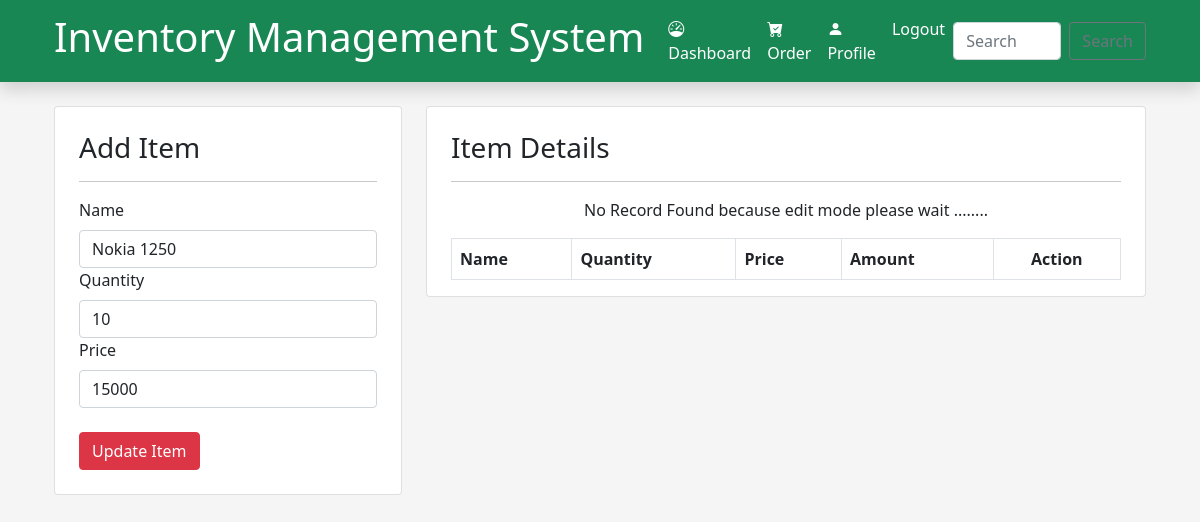
/u_product/1 (signed in), run on the app's committed database.
### orderappp/models.py (models this page shows)
class product(models.Model):
    name=models.CharField(max_length=255)
    quantity=models.IntegerField()
    price=models.IntegerField()
    amount=models.IntegerField(null=True)

### orderappp/views.py (the view)
# urls.py: path("u_product/<int:id>", signview.edit_product, name="edit_product"),
@login_required()
def edit_product(request, id):
    prd = product.objects.filter(id = id)
    return render(request,'edit-order.html',{'ep':prd})

### templates/edit-order.html (shortened to what this page needs)
{% include 'header.html' %}
<!doctype html>
<html lang="en">
  <head>
    <link href="https://cdn.jsdelivr.net/npm/bootstrap@5.1.3/dist/css/bootstrap.min.css" rel="stylesheet">
  </head>
  <body>
  {% block content %}
{% if ep %}
{% for p in ep %}
<div class="container">
   <div class="row">
       <div class="col-sm-4"><br>
           <div class="card">
               <div class="container"><br>
                   <h3>Add Item</h3><hr>
                   <form method="POST" action="{% url 'update_product' p.id %}">
                       <div class="form-group">
                           <label class="form-label">Name</label>
                           <input type='text' class="form-control" name='uname' value="{{ p.name }}">
                       </div>
                       <div class="form-group">
                           <label class="form-label">Quantity</label>
                           <input type='number' class="form-control" name='uquantity' value="{{ p.quantity }}">
                       </div>
                       <div class="form-group">
                           <label class="form-label">Price</label>
                           <input type='number' class="form-control" name='uprice' value="{{ p.price }}">
                       </div><br>
                       <input type="submit" class="btn btn-danger" value="Update Item">
                   </form><br>
               </div>
           </div>
       </div>
       <div class="col-sm-8"><br>
           <div class="card">
               <div class="container"><br>
                  <h3>Item Details</h3><hr>
                   <table class="table table-hover table-bordered">
                       <th>Name</th>
                       <th>Quantity</th>
                       <th>Price</th>
                       <th>Amount</th>
                       <th colspan="2"><center>Action</center></th>
                         {% if sp %}
                                 {% for x in sp %}
                               <tr>
                                   <td>{{ x.name }}</td>
                                   <td>{{ x.quantity }}</td>
                                   <td>{{ x.price }}</td>
                                   <td> </td>
                                   <th><a href='' class="btn btn-success">EDIT</a> &nbsp <a href='{% url 'delete_product' x.id %}' class="btn btn-danger" type='submit'>DELETE</a></th>
                               </tr>
                               {% endfor %}
                        {% else %}
                       <p><center>No Record Found because edit mode please wait ........</center></p>
                       {% endif %}
                   </table>
               </div>
           </div>
       </div>
   </div>
</div>
{% endfor %}
{% endif %}
   {% endblock content %}
  </body>
</html>

### templates/header.html (style rules this page uses)
body { color: black }

### templates/edit-order.html (style rules this page uses)
body { background-color: whitesmoke }

### data on the page
product: uname "Nokia 1250", uquantity "10", uprice "15000"
